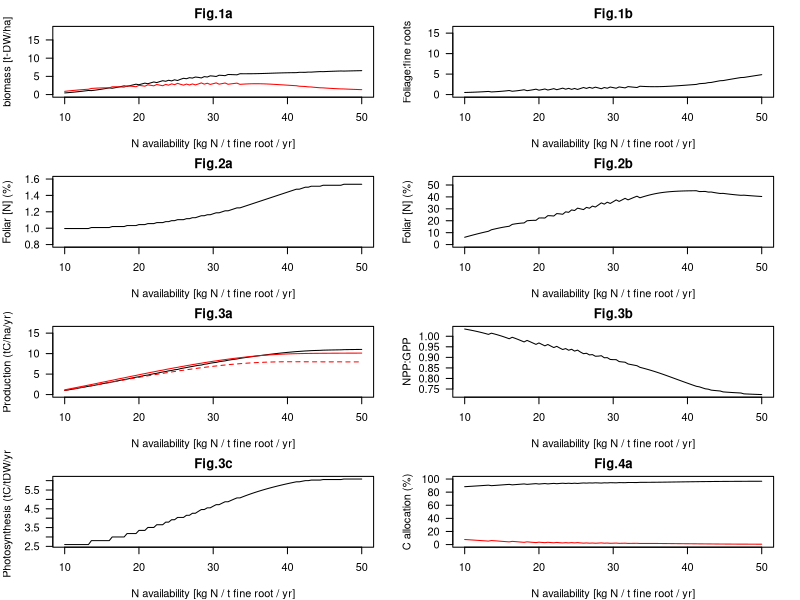

Source code (R):
## This is my implementation of the allocation optimisation by Makela et al., 2008. 
## All parameter values and equations are from that publication.

options(digits=8)
library(polynom) 

check.sanity <- TRUE
do.pine      <- TRUE
do.spruce    <- FALSE
verbose      <- FALSE

## set the independent variable: representing N availability (10 kgN/t-DW/yr = 10 gN/kg-DW/yr = 20 gN/kgC/yr = 0.02 gN/gC/yr)
#sigma_rM <- 0.02

if (do.pine||do.spruce) {

  if (do.pine){
    ## Parameters for Pinus sylvestris
    K_r       <- 2000
    K_f       <- 2500
    T_f       <- 3.0 # xxx was 3.3 before
    T_r       <- 1.25
    T_w       <- 33  # was 40 before
    Y         <- 1.53846 # was 1.54 before
    r_m       <- 16
    sigma_fM0 <- 8.0
    n_r       <- 1
    n_w       <- 0.07
    f         <- 0.3  # xxx resorption fraction Harry's code different for wood: 0.0
    alpha_w   <- 0.8
    c_H       <- 2800
    r_0       <- 0.009 # corresponds to N_o
    r_ref     <- 0.002 # corresponds to N_ref

  } else if (do.spruce){
    ## Parameters for Picea abies
    K_r       <- 2000
    K_f       <- 8000
    T_f       <- 8
    T_r       <- 1.25
    T_w       <- 33.3
    Y         <- 1.54
    r_m       <- 16
    sigma_fM0 <- 4.0
    n_r       <- 1
    n_w       <- 0.07
    f         <- 0.3
    alpha_w   <- 0.4
    c_H       <- 3400
    r_0       <- 0.008
    r_ref     <- 0.002
  }

  ## light-saturated foliage-specific rate of photosynthesis (eq. 10); [sigma_fM] = kgC/kgDW/yr
  sigma_fM <- function( r_p, sigma_fM0=sigma_fM0, r_ref=r_ref ) {
    sigma_fM <- sigma_fM0 * r_p / ( r_p + r_ref)
  }

  ## actual (productive) photosynthetic N concentration (eq. 11)
  r_p <- function( r_f, r_0=r_0 ) {
    r_p <- max( (r_f - r_0), 0.0 )  
  }

  ## Set range of foliar N:C ratio (1.2 kgN/kgDW)
  r_f0 <- 0.012
  n_r_f0 <- 100
  r_f_range <- seq( from=r_f0-r_f0*0.5, to=r_f0+r_f0*0.5 , by=((r_f0+r_f0*0.5)-(r_f0-r_f0*0.5))/n_r_f0 )
  len_r_f <- length(r_f_range)

  ## Set range of N availability (=sigma_rM)
  n_sigma_rM <- 100
  # xxx try without conversion, harry's code goes from 1 to 41
  sigma_rM0 <- 10/1000  # convert from kgN/t-DW to kgN/kg-DW
  sigma_rM1 <- 50/1000
  sigma_rM_range <- seq( from=sigma_rM0, to=sigma_rM1, by=(sigma_rM1-sigma_rM0)/n_sigma_rM )
  len_sigma_rM <- length(sigma_rM_range)

  ## initialise output arrays
  W_f_out     <- array(NA,dim=c(len_r_f,len_sigma_rM))
  W_r_out     <- array(NA,dim=c(len_r_f,len_sigma_rM))
  W_w_out     <- array(NA,dim=c(len_r_f,len_sigma_rM))
  G_out       <- array(NA,dim=c(len_r_f,len_sigma_rM))
  P_out       <- array(NA,dim=c(len_r_f,len_sigma_rM))
  R_m_out     <- array(NA,dim=c(len_r_f,len_sigma_rM))
  U_out       <- array(NA,dim=c(len_r_f,len_sigma_rM))
  phi_out     <- array(NA,dim=c(len_r_f,len_sigma_rM))
  r_f_out     <- array(NA,dim=c(len_r_f,len_sigma_rM))
  val_sigma_fM_out <- array(NA,dim=c(len_r_f,len_sigma_rM))
  if (check.sanity) {
    G_alt_out   <- array(NA,dim=c(len_r_f,len_sigma_rM))
    U_alt_out   <- array(NA,dim=c(len_r_f,len_sigma_rM))
    W_f_alt_out <- array(NA,dim=c(len_r_f,len_sigma_rM))  
  }

  for ( jdx in 1:len_sigma_rM ){
    ## ----------------------------------------------
    ## Vary N availability
    ## ----------------------------------------------
    sigma_rM <- sigma_rM_range[jdx]

    idx <- 0
    for (r_f in r_f_range) {
      idx <- idx + 1

      ## ----------------------------------------------
      ## Vary foliage C:N ratio
      ## ----------------------------------------------
      r_f_out[idx,jdx] <- r_f

      ## get value of sigma_fM (function)
      val_sigma_fM <- sigma_fM( r_p( r_f, r_0 ), sigma_fM0, r_ref )

      ## ----------------------------------------------
      ## Get the optimal phi analytically as a function of foliage C:N
      ## ----------------------------------------------
      ## define coefficients of cubic function (eq. S10)
      beta1 <- Y * val_sigma_fM * K_f / ( 1/T_r + r_m * r_f * n_r )
      beta2 <- (1/T_f + r_f * ( alpha_w * c_H / T_w + Y * r_m * (1 + n_w * alpha_w * c_H * r_f ))) / (1/T_r + Y * r_m * r_f * n_r )
      beta3 <- sigma_rM * K_r / (r_f * (1-f) * n_r / T_r)
      beta4 <- (((1-f)/T_f)+((1-f) * n_w * alpha_w * c_H * r_f / T_w )) / ((1-f) * n_r / T_r)

      a1 <- ( beta1 - beta3 + K_r - K_f * (beta2+beta4)) / (- K_f)
      a2 <- ( beta1 * beta4 - beta2 * beta3 + K_r * (beta2+beta4) - K_f * beta2 * beta4) / (-K_f)
      a3 <- K_r * beta2 * beta4 / (-K_f)

      ## use R polynom library to solve, this yields three solutions for phi
      poly <- polynomial( c( a3, a2, a1, 1 ) )
      out <- solve(poly)

      sols <- 0
      G <- 0
      for (i in out){
        ## ----------------------------------------------
        ## loop over the three solutions for phi
        ## ----------------------------------------------
        if (Im(i)==0 && Re(i)>0){

          ## i is solution in positive real space
          phi <- Re(i)
          sols <- sols + 1

          ## Get leaf, wood, and root mass with phi and r_f using eq. S3
          W_f <- beta1 / (beta2+phi) - K_f
          W_r <- phi * W_f
          W_w <- alpha_w * c_H * r_f * W_f

          ## Get productivity from W_f, phi, and r_f (= NPP)
          G_check <- W_f/T_f + W_r/T_r + W_w/T_w  # eq. S1

          if (G_check>G) {
            ## ----------------------------------------------
            ## This solution of phi is superior to the previous one w.r.t. growth
            ## ----------------------------------------------
            G <- G_check

            ## N uptake use eq. 6
            U <- r_f * W_f * ((1-f)/T_f + (1-f)*n_r*phi/T_r + (1-f)*n_w*alpha_w*c_H*r_f/T_w)

            ## GPP, eq. 6
            if ((W_f + K_f)!=0) {
              P <- val_sigma_fM * W_f * K_f / (W_f + K_f)
            } else {
              print('invalid solution: W_f + K_f = 0')
              stop
            }

            ## Maintenance respiration, eq. 5
            R_m <- r_m*r_f*W_f + r_m*r_f*n_r*W_r + r_m*n_w*r_f*W_w  # eq. 5

            ## write to output
            W_f_out[idx,jdx] <- W_f
            W_r_out[idx,jdx] <- W_r
            W_w_out[idx,jdx] <- W_w
            G_out[idx,jdx] <- G
            P_out[idx,jdx] <- P
            R_m_out[idx,jdx] <- R_m
            U_out[idx,jdx] <- U
            phi_out[idx,jdx] <- phi
            r_f_out[idx,jdx] <- r_f
            val_sigma_fM_out[idx,jdx] <- val_sigma_fM

            if (check.sanity) { 

              ## Alternatively, use eq. S7 and test if result is identical
              W_f_alt <- beta3 / (beta4+phi) - K_r / phi
              if (abs((W_f-W_f_alt)/W_f)>1e-9) { 
                print(paste('W_f     ', W_f))
                print(paste('W_f_alt ', W_f_alt))
                print(paste('diff    ', W_f_alt - W_f))
                print('S3 and S7 do not give identical results')
              }        

              ## Alternatively, use eq. 4 and test if result is identical
              G_alt <- Y * ( P - R_m )
              G_alt_out[idx,jdx] <- G_alt
              if (verbose) {
                if (abs((G-G_alt)/G)>1e-12) { 
                  print('not identical G calculated') 
                  print(paste('G:     ', G))
                  print(paste('G_alt: ', G_alt))
                } 
              }

              ## For N uptake, alternativaly use eq. 9
              U_alt <- sigma_rM*W_r*K_r / (W_r+K_r)
              U_alt_out[idx,jdx] <- U_alt
              if (verbose){
                if (abs((U-U_alt)/U)>1e-12) { 
                  print('not identical U calculated') 
                  print(paste('U:     ', U))
                  print(paste('U_alt: ', U_alt))
                } 
              }


            }


          }

        }
      }
      # print(paste('number of solutions: ', sols))
    }
  }

  ## for each N availability, find foliar-C:N index for which G is max
  idx.max <- rep(NA,len_sigma_rM)
  for (jdx in 1:len_sigma_rM){
    idx.max[jdx] <- which.max(G_out[,jdx])
  }

  ## Reduce arrays to maximum in r_f (1st dimension of *_out arrays)
  W_f_max   <- rep(NA,len_sigma_rM)
  W_r_max   <- rep(NA,len_sigma_rM)
  W_w_max   <- rep(NA,len_sigma_rM)
  G_max     <- rep(NA,len_sigma_rM) # = NPP
  P_max     <- rep(NA,len_sigma_rM) # = GPP
  R_m_max   <- rep(NA,len_sigma_rM)
  U_max     <- rep(NA,len_sigma_rM)
  phi_max   <- rep(NA,len_sigma_rM)
  r_f_max   <- rep(NA,len_sigma_rM)
  val_sigma_fM_max <- rep(NA,len_sigma_rM)
  if (check.sanity) {
    G_alt_max <- rep(NA,len_sigma_rM)
    U_alt_max <- rep(NA,len_sigma_rM)
  }
  for (jdx in 1:len_sigma_rM){
    W_f_max[jdx]   <- W_f_out[idx.max[jdx],jdx]
    W_r_max[jdx]   <- W_r_out[idx.max[jdx],jdx]
    W_w_max[jdx]   <- W_w_out[idx.max[jdx],jdx]
    G_max  [jdx]   <- G_out[idx.max[jdx],jdx]
    P_max  [jdx]   <- P_out[idx.max[jdx],jdx]
    R_m_max[jdx] <- R_m_out[idx.max[jdx],jdx]
    U_max  [jdx]   <- U_out[idx.max[jdx],jdx]
    phi_max[jdx]   <- phi_out[idx.max[jdx],jdx]
    r_f_max[jdx]   <- r_f_out[idx.max[jdx],jdx]
    val_sigma_fM_max[jdx] <- val_sigma_fM_out[idx.max[jdx],jdx]
    if (check.sanity) {
      G_alt_max[jdx] <- G_alt_out[idx.max[jdx],jdx]
      U_alt_max[jdx] <- U_alt_out[idx.max[jdx],jdx]
    }
  }
}

## Visualisations
pdf("makela_plots.pdf")

par(las=1,mfrow=c(4,2), mar=c(4,4,2,2))

## Growth vs. leaf C:N, for a given N availability
# plot( r_f_range, G_out[,50], type="l", xlab="foliar C:N [kg-DW/kgN]", ylab="grwoth [kg-DW/yr]" )
# if (check.sanity) {lines( r_f_range, G_alt_out[,50], col="red" )}
# points( r_f_range[which.max(G_out[,50])], G_out[which.max(G_out[,50]),50] )
# points( r_f_range[which.max(G_alt_out[,50])], G_alt_out[which.max(G_alt_out[,50]),50], col="red" )

## N uptake vs. leaf C:N, for a given N availability
# plot( r_f_range, U_out[,50], type="l", xlab="foliar C:N [kg-DW/kgN]", ylab="N uptake [kg-N/yr]" )
# lines( r_f_range, U_alt_out[,50], col="red" )

## Fig. 1a: biomass vs. N availability
plot( sigma_rM_range*1000, W_f_max/1000, type="l", xlab="N availability [kg N / t fine root / yr]", ylab="biomass [t-DW/ha]", ylim=c(0,18) )
lines( sigma_rM_range*1000, W_r_max/1000, col="red" )
title("Fig.1a")

## Fig. 1b: foliage:fine roots vs. N availability
plot( sigma_rM_range*1000, 1/phi_max, type="l", xlab="N availability [kg N / t fine root / yr]", ylab="Foliage:fine roots", ylim=c(0,16) )
title("Fig.1b")

## Fig. 2a: foliar C:N vs. N availability
plot( sigma_rM_range*1000, r_f_max*100, type="l", xlab="N availability [kg N / t fine root / yr]", ylab="Foliar [N] (%)", ylim=c(0.8,1.6) )
title("Fig.2a")

## Fig. 2b: N uptake vs. N availability
plot( sigma_rM_range*1000, U_max, type="l", xlab="N availability [kg N / t fine root / yr]", ylab="Foliar [N] (%)", ylim=c(0,55) )
title("Fig.2b")

## Fig. 3a: GPP/NPP vs. N availability
plot( sigma_rM_range*1000, P_max/1000, type="l", xlab="N availability [kg N / t fine root / yr]", ylab="Production (tC/ha/yr)", ylim=c(0,16) )
lines(sigma_rM_range*1000, G_max/1000, col="red" )
lines(sigma_rM_range*1000, G_alt_max/1000, col="red", lty=2 )
title("Fig.3a")

## Fig. 3b: NPP:GPP ratio
plot( sigma_rM_range*1000, G_alt_max/P_max, type="l", xlab="N availability [kg N / t fine root / yr]", ylab="NPP:GPP" )
title("Fig.3b")
# ylim=c(0.2,0.6)

## Fig. 3c: Photosynthesis (leaf-specific)
plot( sigma_rM_range*1000, val_sigma_fM_max, type="l", xlab="N availability [kg N / t fine root / yr]", ylab="Photosynthesis (tC/tDW/yr)" )
title("Fig.3c")

## Fig. 4a: C allocation vs. N availability
plot( sigma_rM_range*1000, W_w_max/(W_f_max+W_w_max+W_r_max)*100, type="l", xlab="N availability [kg N / t fine root / yr]", ylab="C allocation (%)", ylim=c(0,100) )
lines( sigma_rM_range*1000, W_r_max/(W_f_max+W_w_max+W_r_max)*100, col="red" )
title("Fig.4a")

dev.off()


